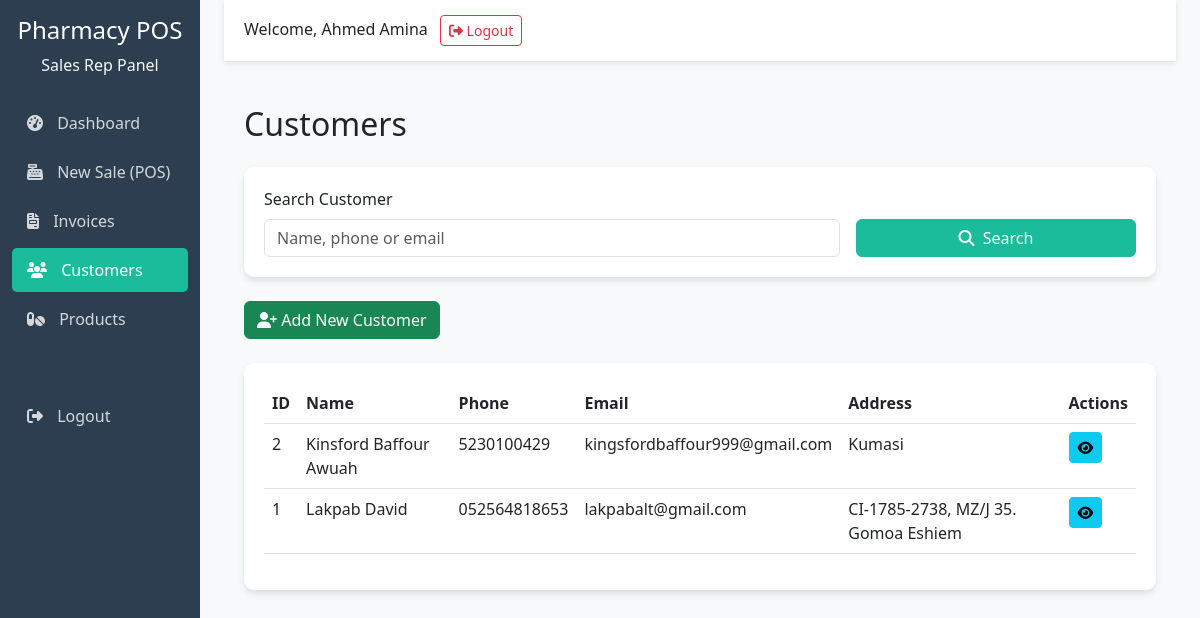
Page /sales_rep/dashboard/customers.php (signed in) on the committed database.
### tables this page shows
CREATE TABLE `users` (
  `user_id` int(11) NOT NULL,
  `role` enum('sales_rep','manager') DEFAULT NULL,
  `name` varchar(100) NOT NULL,
  `email` varchar(100) DEFAULT NULL,
  `phone` varchar(30) DEFAULT NULL,
  `password` varchar(255) NOT NULL,
  `status` enum('active','inactive') DEFAULT 'active',
  `created_at` timestamp NOT NULL DEFAULT current_timestamp()
);

CREATE TABLE `customers` (
  `customer_id` int(11) NOT NULL,
  `name` varchar(100) NOT NULL,
  `phone` varchar(30) DEFAULT NULL,
  `email` varchar(100) DEFAULT NULL,
  `address` text DEFAULT NULL,
  `created_at` timestamp NOT NULL DEFAULT current_timestamp()
);

### sales_rep/dashboard/customers.php (the view, shortened to what this page needs)
<?php
include_once '../include/head.php';
$search = isset($_GET['search']) ? $_GET['search'] : '';
$query = "SELECT * FROM customers WHERE 1=1";
$query .= " ORDER BY name";
$result = mysqli_query($conn, $query);
?>
<h2 class="mb-4">Customers</h2>
<div class="dashboard-card bg-white mb-4">
    <form method="get" class="row g-3">
        <div class="col-md-8">
            <label for="search" class="form-label">Search Customer</label>
            <input type="text" class="form-control" id="search" name="search" value="<?php echo htmlspecialchars($search); ?>" placeholder="Name, phone or email">
        </div>
        <div class="col-md-4 d-flex align-items-end">
            <div class="d-grid w-100">
                <button type="submit" class="btn btn-primary">
                    <i class="fas fa-search me-1"></i> Search
                </button>
            </div>
        </div>
    </form>
</div>
<div class="row mb-4">
    <div class="col-md-12">
        <button type="button" class="btn btn-success" data-bs-toggle="modal" data-bs-target="#newCustomerModal">
            <i class="fas fa-user-plus"></i> Add New Customer
        </button>
    </div>
</div>
<div class="dashboard-card bg-white">
    <div class="table-responsive">
        <table class="table table-hover">
            <thead>
                <tr>
                    <th>ID</th>
                    <th>Name</th>
                    <th>Phone</th>
                    <th>Email</th>
                    <th>Address</th>
                    <th>Actions</th>
                </tr>
            </thead>
            <tbody>
                <?php if (mysqli_num_rows($result) > 0): ?>
                    <?php while ($customer = mysqli_fetch_assoc($result)): ?>
                        <tr>
                            <td><?php echo $customer['customer_id']; ?></td>
                            <td><?php echo htmlspecialchars($customer['name']); ?></td>
                            <td><?php echo htmlspecialchars($customer['phone']); ?></td>
                            <td><?php echo htmlspecialchars($customer['email'] ?? ''); ?></td>
                            <td><?php echo htmlspecialchars($customer['address'] ?? ''); ?></td>
                            <td>
                                <button type="button" class="btn btn-sm btn-info view-customer" data-id="<?php echo $customer['customer_id']; ?>">
                                    <i class="fas fa-eye"></i>
                                </button>
                            </td>
                        </tr>
                    <?php endwhile; ?>
                <?php else: ?>
                    <tr>
                        <td colspan="6" class="text-center py-4">No customers found matching your criteria</td>
                    </tr>
                <?php endif; ?>
            </tbody>
        </table>
    </div>
</div>
<?php
include_once '../include/footer.php';
?>

### sales_rep/include/head.php (shortened to what this page needs)
<?php
include_once '../../config/database.php';
$user_id = $_SESSION['user_id'];
$query = "SELECT * FROM users WHERE user_id = '$user_id'";
$result = mysqli_query($conn, $query);
$user = mysqli_fetch_assoc($result);
?>
<!DOCTYPE html>
<html lang="en">
<head>
    <link href="https://cdn.jsdelivr.net/npm/bootstrap@5.3.0/dist/css/bootstrap.min.css" rel="stylesheet">
    <link rel="stylesheet" href="https://cdnjs.cloudflare.com/ajax/libs/font-awesome/6.4.0/css/all.min.css">
</head>
<body>
    <div class="container-fluid">
        <div class="row">
            <div class="col-md-3 col-lg-2 d-md-block sidebar collapse">
                <div class="position-sticky pt-3">
                    <div class="text-center mb-4">
                        <h4>Pharmacy POS</h4>
                        <p class="text-light">Sales Rep Panel</p>
                    </div>
                    <ul class="nav flex-column">
                        <li class="nav-item">
                            <a class="nav-link <?php echo basename($_SERVER['PHP_SELF']) == 'index.php' ? 'active' : ''; ?>" href="index.php">
                                <i class="fas fa-tachometer-alt"></i> Dashboard
                            </a>
                        </li>
                        <li class="nav-item">
                            <a class="nav-link <?php echo basename($_SERVER['PHP_SELF']) == 'pos.php' ? 'active' : ''; ?>" href="pos.php">
                                <i class="fas fa-cash-register"></i> New Sale (POS)
                            </a>
                        </li>
                        <li class="nav-item">
                            <a class="nav-link <?php echo basename($_SERVER['PHP_SELF']) == 'invoices.php' ? 'active' : ''; ?>" href="invoices.php">
                                <i class="fas fa-file-invoice"></i> Invoices
                            </a>
                        </li>
                        <li class="nav-item">
                            <a class="nav-link <?php echo basename($_SERVER['PHP_SELF']) == 'customers.php' ? 'active' : ''; ?>" href="customers.php">
                                <i class="fas fa-users"></i> Customers
                            </a>
                        </li>
                        <li class="nav-item">
                            <a class="nav-link <?php echo basename($_SERVER['PHP_SELF']) == 'products.php' ? 'active' : ''; ?>" href="products.php">
                                <i class="fas fa-pills"></i> Products
                            </a>
                        </li>
                        <li class="nav-item mt-5">
                            <a class="nav-link" href="../login/logout.php">
                                <i class="fas fa-sign-out-alt"></i> Logout
                            </a>
                        </li>
                    </ul>
                </div>
            </div>
            <div class="col-md-9 col-lg-10 ms-sm-auto px-md-4">
                <div class="top-bar d-flex justify-content-between align-items-center mb-4">
                    <div>
                        <span class="me-2">Welcome, <?php echo htmlspecialchars($user['name']); ?></span>
                        <a href="../login/logout.php" class="btn btn-sm btn-outline-danger">
                            <i class="fas fa-sign-out-alt"></i> Logout
                        </a>
                    </div>
                </div>
                <div class="content-area">

### sales_rep/include/head.php (style rules this page uses)
:root { --primary: #2c3e50; --secondary: #1abc9c; --light: #ecf0f1; --dark: #34495e; }
body { background-color: #f8f9fa; font-family: 'Segoe UI', Tahoma, Geneva, Verdana, sans-serif; }
.sidebar { background-color: var(--primary); min-height: 100vh; color: white; }
.sidebar .nav-link { color: rgba(255, 255, 255, 0.8); margin-bottom: 5px; border-radius: 5px; padding: 10px 15px; }
.sidebar .nav-link:hover, .sidebar .nav-link.active { background-color: var(--secondary); color: white; }
.sidebar .nav-link i { margin-right: 10px; }
.content-area { padding: 20px; }
.dashboard-card { border-radius: 10px; padding: 20px; box-shadow: 0 4px 6px rgba(0, 0, 0, 0.1); margin-bottom: 20px; transition: transform 0.2s; }
.top-bar { background-color: white; padding: 15px 20px; box-shadow: 0 2px 5px rgba(0, 0, 0, 0.1); }
.btn-primary { background-color: var(--secondary); border-color: var(--secondary); }

### rows in the picture
users: name "Ahmed Amina"
customers: customer_id "2", name "Kinsford Baffour Awuah", phone "5230100429", email "kingsfordbaffour999@gmail.com", address "Kumasi"
customers: customer_id "1", name "Lakpab David", phone "052564818653", email "lakpabalt@gmail.com", address "CI-1785-2738, MZ/J 35. Gomoa Eshiem"
